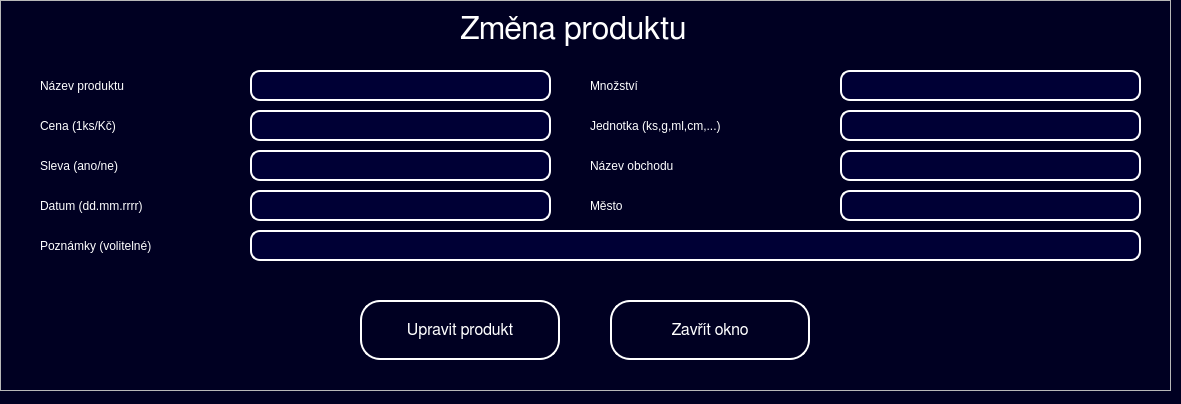
<?xml version="1.0" encoding="UTF-8"?>
<ui version="4.0">
 <class>Change_product</class>
 <widget class="QWidget" name="Change_product">
  <property name="geometry">
   <rect>
    <x>0</x>
    <y>0</y>
    <width>1181</width>
    <height>404</height>
   </rect>
  </property>
  <property name="windowTitle">
   <string>Form</string>
  </property>
  <property name="styleSheet">
   <string notr="true">QWidget#Change_product {
background-color: rgb(0, 0, 34);
}

QLabel#Instructions {
color: rgb(255, 255, 255);
font: 24pt &quot;FreeSans&quot;;
}

QPushButton#Button_Back{
color: rgb(255, 255, 255);
border-color: rgb(255, 255, 255);
border: 2px solid rgb(255, 255, 255);
border-radius: 20px;
font: 12pt &quot;FreeSans&quot;;
}

QPushButton#Button_Save_Change{
color: rgb(255, 255, 255);
border-color: rgb(255, 255, 255);
border: 2px solid rgb(255, 255, 255);
border-radius: 20px;
font: 12pt &quot;FreeSans&quot;;
}

QPushButton:hover#Button_Back{
border: 3px solid rgb(255, 255, 255);
background-color: rgb(0, 0, 53);
}

QPushButton:hover#Button_Save_Change{
border: 3px solid rgb(255, 255, 255);
background-color: rgb(0, 0, 53);
}

QLabel#Text_name {
color: rgb(255, 255, 255);
font: 16pt &quot;FreeSans&quot;;
}

QLabel#Text_price {
color: rgb(255, 255, 255);
font: 16pt &quot;FreeSans&quot;;
}

QLabel#Text_date {
color: rgb(255, 255, 255);
font: 16pt &quot;FreeSans&quot;;
}

QLabel#Text_amount {
color: rgb(255, 255, 255);
font: 16pt &quot;FreeSans&quot;;
}

QLabel#Text_discount {
color: rgb(255, 255, 255);
font: 16pt &quot;FreeSans&quot;;
}

QLabel#Text_unit {
color: rgb(255, 255, 255);
font: 16pt &quot;FreeSans&quot;;
}

QLabel#Text_shop {
color: rgb(255, 255, 255);
font: 16pt &quot;FreeSans&quot;;
}

QLabel#Text_city {
color: rgb(255, 255, 255);
font: 16pt &quot;FreeSans&quot;;
}

QLabel#Text_comments {
color: rgb(255, 255, 255);
font: 16pt &quot;FreeSans&quot;;
}

QLineEdit#Product_amount, 
QLineEdit#Product_city,
QLineEdit#Product_comments,
QLineEdit#Product_date,
QLineEdit#Product_discount,
QLineEdit#Product_name,
QLineEdit#Product_price,
QLineEdit#Product_shop,
QLineEdit#Product_unit{
color: rgb(255, 255, 255);
font: 14pt &quot;FreeSans&quot;;
border: 2px solid rgb(255, 255, 255);
background-color: rgb(0, 0, 53);
border-radius: 10px;
padding-left: 20px;
padding-right: 20px;
}

QLineEdit:hover#Product_amount, 
QLineEdit:hover#Product_city,
QLineEdit:hover#Product_comments,
QLineEdit:hover#Product_date,
QLineEdit:hover#Product_discount,
QLineEdit:hover#Product_name,
QLineEdit:hover#Product_price,
QLineEdit:hover#Product_shop,
QLineEdit:hover#Product_unit{
border: 3px solid rgb(255, 255, 255);
}

QLabel#Message{
color: rgb(255, 0, 0);
font: 16pt &quot;FreeSans&quot;;
}</string>
  </property>
  <widget class="QFrame" name="frame">
   <property name="geometry">
    <rect>
     <x>0</x>
     <y>0</y>
     <width>1171</width>
     <height>391</height>
    </rect>
   </property>
   <property name="styleSheet">
    <string notr="true"/>
   </property>
   <property name="frameShape">
    <enum>QFrame::StyledPanel</enum>
   </property>
   <property name="frameShadow">
    <enum>QFrame::Raised</enum>
   </property>
   <widget class="QLabel" name="Instructions">
    <property name="geometry">
     <rect>
      <x>460</x>
      <y>10</y>
      <width>241</width>
      <height>39</height>
     </rect>
    </property>
    <property name="font">
     <font>
      <family>FreeSans</family>
      <pointsize>24</pointsize>
      <weight>50</weight>
      <italic>false</italic>
      <bold>false</bold>
     </font>
    </property>
    <property name="styleSheet">
     <string notr="true"/>
    </property>
    <property name="text">
     <string>Změna produktu</string>
    </property>
   </widget>
   <widget class="QLineEdit" name="Product_name">
    <property name="geometry">
     <rect>
      <x>250</x>
      <y>70</y>
      <width>301</width>
      <height>31</height>
     </rect>
    </property>
   </widget>
   <widget class="QLabel" name="Text_name">
    <property name="geometry">
     <rect>
      <x>40</x>
      <y>70</y>
      <width>161</width>
      <height>31</height>
     </rect>
    </property>
    <property name="text">
     <string>Název produktu</string>
    </property>
   </widget>
   <widget class="QLabel" name="Message">
    <property name="geometry">
     <rect>
      <x>40</x>
      <y>270</y>
      <width>1091</width>
      <height>31</height>
     </rect>
    </property>
    <property name="text">
     <string/>
    </property>
   </widget>
   <widget class="QPushButton" name="Button_Save_Change">
    <property name="enabled">
     <bool>true</bool>
    </property>
    <property name="geometry">
     <rect>
      <x>360</x>
      <y>300</y>
      <width>200</width>
      <height>60</height>
     </rect>
    </property>
    <property name="font">
     <font>
      <family>FreeSans</family>
      <pointsize>12</pointsize>
      <weight>50</weight>
      <italic>false</italic>
      <bold>false</bold>
     </font>
    </property>
    <property name="cursor">
     <cursorShape>PointingHandCursor</cursorShape>
    </property>
    <property name="styleSheet">
     <string notr="true"/>
    </property>
    <property name="text">
     <string>Upravit produkt</string>
    </property>
   </widget>
   <widget class="QPushButton" name="Button_Back">
    <property name="enabled">
     <bool>true</bool>
    </property>
    <property name="geometry">
     <rect>
      <x>610</x>
      <y>300</y>
      <width>200</width>
      <height>60</height>
     </rect>
    </property>
    <property name="font">
     <font>
      <family>FreeSans</family>
      <pointsize>12</pointsize>
      <weight>50</weight>
      <italic>false</italic>
      <bold>false</bold>
     </font>
    </property>
    <property name="cursor">
     <cursorShape>PointingHandCursor</cursorShape>
    </property>
    <property name="styleSheet">
     <string notr="true"/>
    </property>
    <property name="text">
     <string>Zavřít okno</string>
    </property>
   </widget>
   <widget class="QLabel" name="Text_price">
    <property name="geometry">
     <rect>
      <x>40</x>
      <y>110</y>
      <width>161</width>
      <height>31</height>
     </rect>
    </property>
    <property name="text">
     <string>Cena (1ks/Kč)</string>
    </property>
   </widget>
   <widget class="QLabel" name="Text_date">
    <property name="geometry">
     <rect>
      <x>40</x>
      <y>190</y>
      <width>191</width>
      <height>31</height>
     </rect>
    </property>
    <property name="text">
     <string>Datum (dd.mm.rrrr)</string>
    </property>
   </widget>
   <widget class="QLabel" name="Text_amount">
    <property name="geometry">
     <rect>
      <x>590</x>
      <y>70</y>
      <width>161</width>
      <height>31</height>
     </rect>
    </property>
    <property name="text">
     <string>Množství</string>
    </property>
   </widget>
   <widget class="QLabel" name="Text_unit">
    <property name="geometry">
     <rect>
      <x>590</x>
      <y>110</y>
      <width>231</width>
      <height>31</height>
     </rect>
    </property>
    <property name="text">
     <string>Jednotka (ks,g,ml,cm,...)</string>
    </property>
   </widget>
   <widget class="QLabel" name="Text_discount">
    <property name="geometry">
     <rect>
      <x>40</x>
      <y>150</y>
      <width>161</width>
      <height>31</height>
     </rect>
    </property>
    <property name="text">
     <string>Sleva (ano/ne)</string>
    </property>
   </widget>
   <widget class="QLabel" name="Text_comments">
    <property name="geometry">
     <rect>
      <x>40</x>
      <y>230</y>
      <width>201</width>
      <height>31</height>
     </rect>
    </property>
    <property name="text">
     <string>Poznámky (volitelné)</string>
    </property>
   </widget>
   <widget class="QLineEdit" name="Product_price">
    <property name="geometry">
     <rect>
      <x>250</x>
      <y>110</y>
      <width>301</width>
      <height>31</height>
     </rect>
    </property>
   </widget>
   <widget class="QLineEdit" name="Product_discount">
    <property name="geometry">
     <rect>
      <x>250</x>
      <y>150</y>
      <width>301</width>
      <height>31</height>
     </rect>
    </property>
   </widget>
   <widget class="QLineEdit" name="Product_amount">
    <property name="geometry">
     <rect>
      <x>840</x>
      <y>70</y>
      <width>301</width>
      <height>31</height>
     </rect>
    </property>
   </widget>
   <widget class="QLineEdit" name="Product_unit">
    <property name="geometry">
     <rect>
      <x>840</x>
      <y>110</y>
      <width>301</width>
      <height>31</height>
     </rect>
    </property>
   </widget>
   <widget class="QLineEdit" name="Product_shop">
    <property name="geometry">
     <rect>
      <x>840</x>
      <y>150</y>
      <width>301</width>
      <height>31</height>
     </rect>
    </property>
   </widget>
   <widget class="QLineEdit" name="Product_comments">
    <property name="geometry">
     <rect>
      <x>250</x>
      <y>230</y>
      <width>891</width>
      <height>31</height>
     </rect>
    </property>
   </widget>
   <widget class="QLabel" name="Text_city">
    <property name="geometry">
     <rect>
      <x>590</x>
      <y>190</y>
      <width>161</width>
      <height>31</height>
     </rect>
    </property>
    <property name="text">
     <string>Město</string>
    </property>
   </widget>
   <widget class="QLabel" name="Text_shop">
    <property name="geometry">
     <rect>
      <x>590</x>
      <y>150</y>
      <width>161</width>
      <height>31</height>
     </rect>
    </property>
    <property name="text">
     <string>Název obchodu</string>
    </property>
   </widget>
   <widget class="QLineEdit" name="Product_date">
    <property name="geometry">
     <rect>
      <x>250</x>
      <y>190</y>
      <width>301</width>
      <height>31</height>
     </rect>
    </property>
   </widget>
   <widget class="QLineEdit" name="Product_city">
    <property name="geometry">
     <rect>
      <x>840</x>
      <y>190</y>
      <width>301</width>
      <height>31</height>
     </rect>
    </property>
   </widget>
  </widget>
 </widget>
 <resources/>
 <connections/>
</ui>
